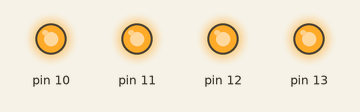
The sketch below on a simulated Arduino Uno, built with avr-gcc and run on an emulated ATmega328P. Parts: output pins drawn as LEDs (lit = HIGH).

Above: at 0.5 s.
At 2.5 s:
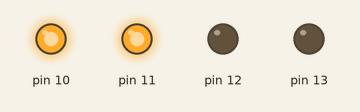
At 3.5 s:
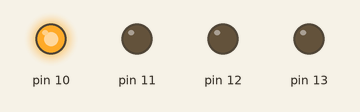
At 5.5 s:
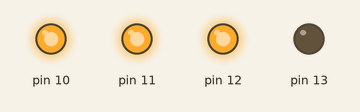
Timing chart, 0 to 6.9 s (numbered marks = the images above):
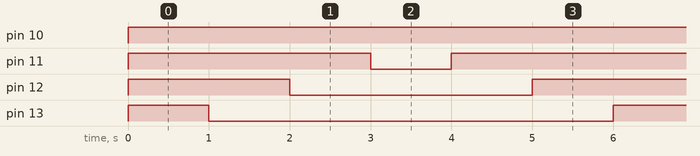

The sketch:

LightTransfer2.ino
```cpp
/*
 hOI!
welcom to...
da PROGRAM!!!
 */

// the setup function runs once when you press reset or power the board
void setup() {
  // initialize digital pin LED_BUILTIN as an output.
  pinMode(10, OUTPUT);
  pinMode(11, OUTPUT);
  pinMode(12, OUTPUT);
  pinMode(13, OUTPUT);
}

// the loop function runs over and over again forever
void loop() {
  digitalWrite(10, HIGH);     // Stage 1
  digitalWrite(11, HIGH);
  digitalWrite(12, HIGH);
  digitalWrite(13, HIGH);

  delay(1000);

  digitalWrite(13, LOW);     // Stage 2

  delay(1000);

  digitalWrite(12, LOW);     // Stage 3

  delay(1000);

  digitalWrite(11, LOW);     // Stage 4

  delay(1000);

  digitalWrite(11, HIGH);     // Stage 3

  delay(1000);

  digitalWrite(12, HIGH);     // Stage 2

  delay(1000);

  /*
   the blink program resets to Stage 1
   */

}
```

Measured:
- by itself, pin 10: LOW → HIGH at 0.00 s
- by itself, pin 11: repeats every 6.0 s: LOW 1.0 s, HIGH 5.0 s
- by itself, pin 12: repeats every 6.0 s: LOW 3.0 s, HIGH 3.0 s
- by itself, pin 13: alternates HIGH for 1.0 s and LOW for 5.0 s
